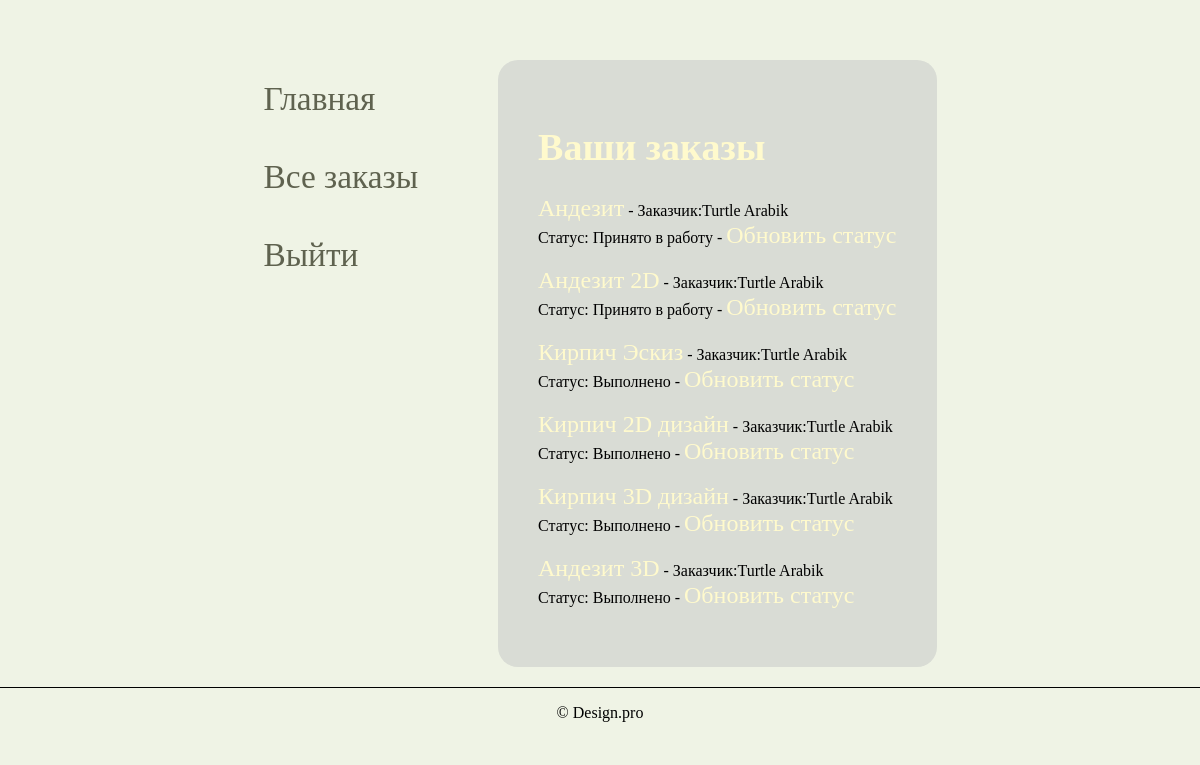
The app's page /studio/customer/ (signed in), older data.
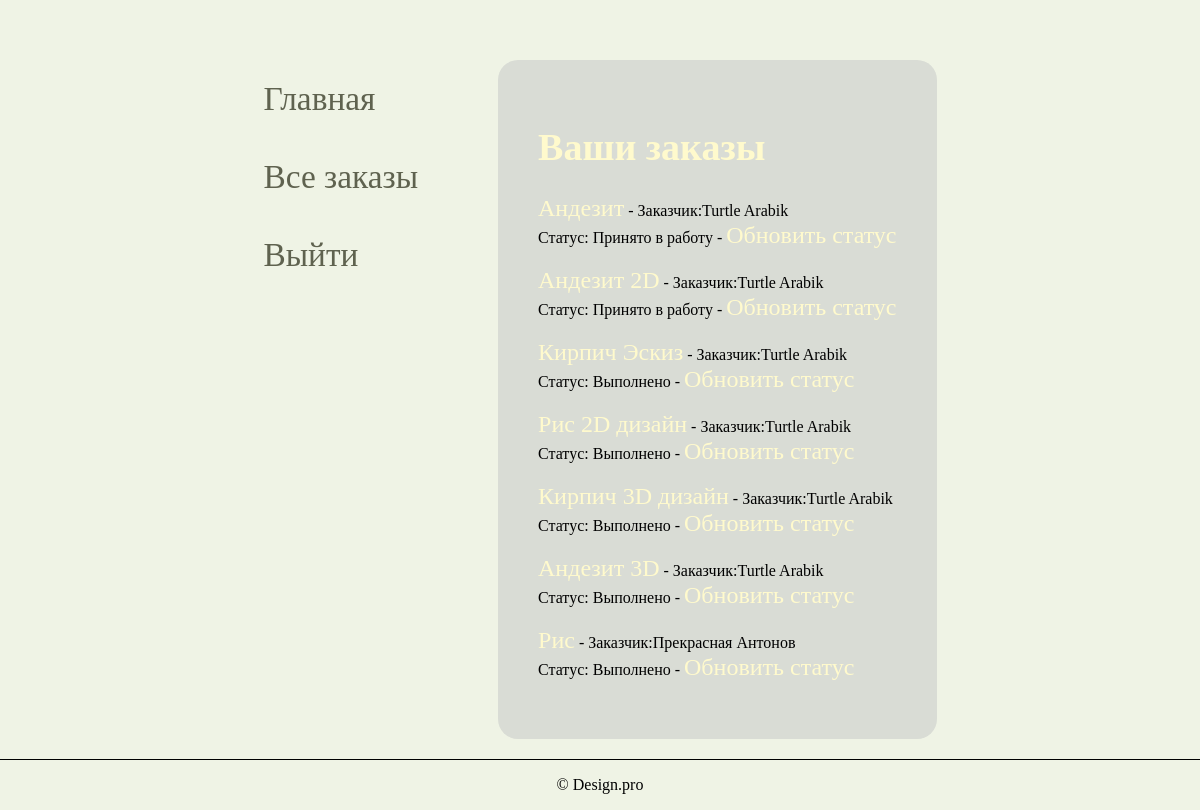
The same page, newer data.
### studio/models.py (models this page shows, shortened)
class Order(models.Model):
    day_add = models.DateField(null=True, blank=True)
    name = models.CharField(max_length=200, verbose_name='Имя', blank=False)
    summary = models.TextField(max_length=1000, help_text="Описание", blank=False)
    category = models.ForeignKey('category', help_text="Выбор категории", on_delete=models.CASCADE, blank=False)
    photo_file = models.ImageField(max_length=200, upload_to=get_name_file, blank=False, null=True,
                                   validators=[FileExtensionValidator(allowed_extensions=['png', 'jpg', 'jpeg'])])
    customer_order = models.ForeignKey('user', on_delete=models.SET_NULL, null=True, blank=True)
    comment = models.TextField(max_length=1000, help_text="Комментарий", blank=True)
    img = models.ImageField(max_length=200, upload_to=get_name_file, blank=True, null=True,
                            validators=[FileExtensionValidator(allowed_extensions=['png', 'jpg', 'jpeg'])])
    LOAN_STATUS = (
        ('n', 'Новая'),
        ('a', 'Принято в работу'),
        ('c', 'Выполнено'),
    )
    status = models.CharField(max_length=1, choices=LOAN_STATUS, blank=True, default='n')
    def get_status_name(self):
        for status in self.LOAN_STATUS:
            if status[0] == self.status:
                return status[1]
        return 'Не задан'
    class Meta:
        ordering = ["status"]
        permissions = (("can_mark_returned", "Установите статус заказа"),)

class User(AbstractUser):
    name = models.CharField(max_length=200, verbose_name='Имя', blank=False, validators=[
        RegexValidator(
            regex='^[А-Яа-я -]*$',
            message='Имя пользователя должно состоять из кириллицы',
            code='invalid_username'
        ),
    ])
    surname = models.CharField(max_length=200, verbose_name='Фамилия', blank=False, validators=[
        RegexValidator(
            regex='^[А-Яа-я -]*$',
            message='Фамилия пользователя должно состоять из кириллицы',
            code='invalid_username'
        ),
    ])
    patronymic = models.CharField(max_length=200, verbose_name='Отчество', blank=True, validators=[
        RegexValidator(
            regex='^[А-Яа-я -]*$',
            message='Отчество пользователя должно состоять из кириллицы',
            code='invalid_username'
        ),
    ])
    username = models.CharField(max_length=200, verbose_name='Логин', unique=True, blank=False, validators=[
        RegexValidator(
            regex='^[A-Za-z -]*$',
            message='Имя пользователя должно состоять только из латиницы',
            code='invalid_username'
        ),
    ])
    email = models.EmailField(max_length=200, verbose_name='Почта', unique=True, blank=False)
    password = models.CharField(max_length=200, verbose_name='Пароль', blank=False)
    role = models.CharField(max_length=200, verbose_name='Роль',
                            choices=(('admin', 'Администратор'), ('user', 'Пользователь')), default='user')
    user_file = models.ImageField(max_length=200, upload_to=get_name_file, blank=False, null=True,
                                   validators=[FileExtensionValidator(allowed_extensions=['png', 'jpg', 'jpeg'])])
    USERNAME_FIELD = 'username'
    def __str__(self):
        return str(self.name) + ' ' + str(self.surname)
    class Meta:
        ordering = ['name']

### studio/views.py (the view)
# urls.py: path(r'customer/', views.LoanedOrdersAllListView.as_view(), name='all-order'),
class LoanedOrdersAllListView(PermissionRequiredMixin, generic.ListView):
    model = Order
    permission_required = 'studio.can_mark_returned'
    template_name = 'studio/order_list_customer_all.html'
    paginate_by = 10
    status = None
    def get(self, request, *args, **kwargs):
        if request.GET.get('status'):
            self.status = request.GET.get('status')
        return super().get(request, *args, **kwargs)
    def get_context_data(self, **kwargs):
        context = super(LoanedOrdersAllListView, self).get_context_data(**kwargs)
        context['status_list'] = Order.LOAN_STATUS
        return context
    def get_queryset(self):
        return Order.objects.all()

### studio/templates/studio/order_list_customer_all.html (shortened to what this page needs)
{% load static %}
{% load thumbnail %}
<!DOCTYPE html>
<html lang="ru">
<head>
    <link rel="stylesheet" media="screen" type="text/css" href="{% static 'css/style.css' %}">
</head>
<body>
<div class="order_list">
    <div class="mein">
        <div class="link">
            <a href="{% url 'index'  %}">Главная</a>
            <a href="{% url 'all-order' %}">Все заказы</a>
            <a href="{% url 'logout'%}?next={{request.path}}">Выйти</a>
        </div>
        <div class="content">
            <h1>Ваши заказы</h1>
            {% if order_list %}
            {% for order in order_list %}
            <div class="project">
                <div class="link_list">
                    <a href="{% url 'order-detail' order.pk %}">{{order.name}}</a> {% if user.is_staff %}- Заказчик:{{ order.customer_order }}
                    <div class="link_list">Статус: {{ order.get_status_name }} {% endif %} {% if perms.studio.can_mark_returned %}- <a
                            href="{% url 'order-update' order.id %}">Обновить статус</a></div>
                    {% endif %}
                </div>
            </div>
            <br>
            {% endfor %}
            {% else %}
            <p>Заказов нет</p>
            {% endif %}
        </div>
    </div>
</div>
<footer>
    <p>&copy; Design.pro</p>
</footer>
</body>
</html>

Row changes from the older to the newer data that the page shows:
changed Order: name "Кирпич 2D дизайн" → "Рис 2D дизайн"
added Order: name "Рис", customer_order "Прекрасная Антонов", get_status_name "Выполнено"
